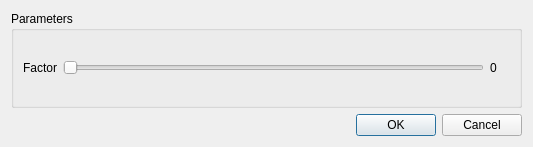
<?xml version="1.0" encoding="UTF-8"?>
<ui version="4.0">
 <class>TherapyWin</class>
 <widget class="QDialog" name="TherapyWin">
  <property name="geometry">
   <rect>
    <x>0</x>
    <y>0</y>
    <width>533</width>
    <height>147</height>
   </rect>
  </property>
  <property name="windowTitle">
   <string>Therapy</string>
  </property>
  <layout class="QVBoxLayout" name="verticalLayout">
   <item>
    <widget class="QGroupBox" name="groupBox_parameters">
     <property name="title">
      <string>Parameters</string>
     </property>
     <layout class="QGridLayout" name="gridLayout_2">
      <item row="0" column="1">
       <widget class="QSlider" name="horizontalSlider_factor">
        <property name="maximum">
         <number>99</number>
        </property>
        <property name="orientation">
         <enum>Qt::Horizontal</enum>
        </property>
       </widget>
      </item>
      <item row="0" column="0">
       <widget class="QLabel" name="label_factor">
        <property name="text">
         <string>Factor</string>
        </property>
       </widget>
      </item>
      <item row="0" column="2">
       <widget class="QLabel" name="label_factorValue">
        <property name="minimumSize">
         <size>
          <width>20</width>
          <height>0</height>
         </size>
        </property>
        <property name="text">
         <string>0</string>
        </property>
       </widget>
      </item>
     </layout>
    </widget>
   </item>
   <item>
    <widget class="QDialogButtonBox" name="buttonBox">
     <property name="orientation">
      <enum>Qt::Horizontal</enum>
     </property>
     <property name="standardButtons">
      <set>QDialogButtonBox::Cancel|QDialogButtonBox::Ok</set>
     </property>
    </widget>
   </item>
  </layout>
 </widget>
 <resources/>
 <connections>
  <connection>
   <sender>buttonBox</sender>
   <signal>accepted()</signal>
   <receiver>TherapyWin</receiver>
   <slot>accept()</slot>
   <hints>
    <hint type="sourcelabel">
     <x>248</x>
     <y>254</y>
    </hint>
    <hint type="destinationlabel">
     <x>157</x>
     <y>274</y>
    </hint>
   </hints>
  </connection>
  <connection>
   <sender>buttonBox</sender>
   <signal>rejected()</signal>
   <receiver>TherapyWin</receiver>
   <slot>reject()</slot>
   <hints>
    <hint type="sourcelabel">
     <x>316</x>
     <y>260</y>
    </hint>
    <hint type="destinationlabel">
     <x>286</x>
     <y>274</y>
    </hint>
   </hints>
  </connection>
 </connections>
</ui>
